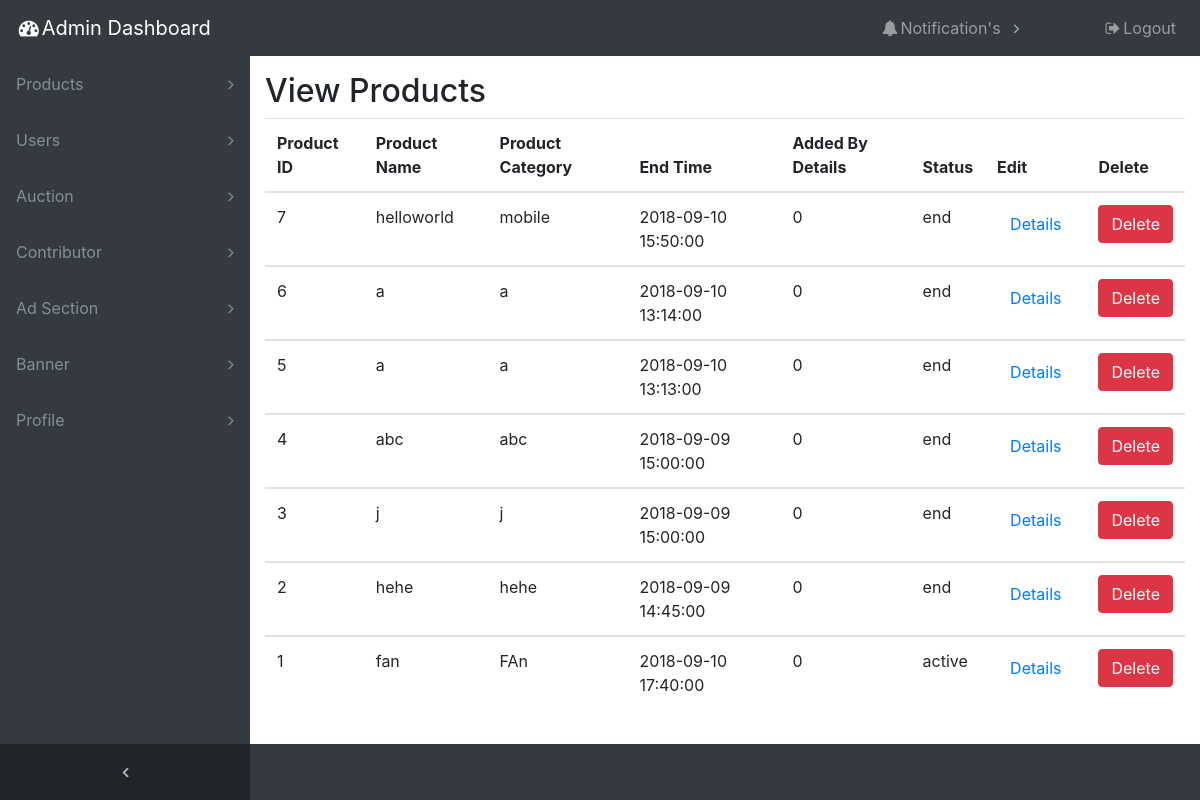
Screenshot of /cpanel/admin/product/viewproduct.php (signed in) with the database file from the repository.
### tables this page shows
CREATE TABLE `products` (
  `product_id` int(11) NOT NULL,
  `product_name` varchar(255) NOT NULL,
  `product_category` varchar(25) NOT NULL,
  `product_features` varchar(50000) NOT NULL,
  `market_price` varchar(255) NOT NULL,
  `minbid` varchar(25) NOT NULL,
  `end_time` datetime DEFAULT NULL,
  `product_image` varchar(255) NOT NULL,
  `added_by` int(11) NOT NULL,
  `product_status` varchar(255) NOT NULL,
  `winner` int(11) DEFAULT NULL
);

### cpanel/admin/product/viewproduct.php (the view, shortened to what this page needs)
<?php
  $query = "select * from products order by product_id DESC ";
  $result = mysqli_query($conn, $query);
  $products = mysqli_fetch_all($result, MYSQLI_ASSOC);
?>
<?php include '../inc/header.php'; ?>
<?php include '../inc/navigation.php'; ?>
<div class="content-wrapper">
    <div class="container-fluid">
      <h2>View Products</h2>
      <form action="deleteproduct.php" method="POST">
         <table class="table">
           <thead>
             <tr>
               <th>Product ID</th>
               <th>Product Name</th>
               <th>Product Category</th>
               <th>End Time</th>
               <th>Added By Details</th>
               <th>Status</th>
			   <th>Edit</th>
               <th>Delete</th>
             </tr>
           </thead>
           <?php foreach($products as $product): ?>
            <tbody>
              <tr>
                <td><?php echo $product['product_id']; ?></td>
                <td><?php echo $product['product_name']; ?></td>
                <td><?php echo $product['product_category']; ?></td>
                <td><?php echo $product['end_time']; ?></td>
                <td><?php echo $product['added_by']; ?></td>
				<td><?php echo $product['product_status']; ?></td>
                <td><a href="/aayopayo/cpanel/admin/product/updateproduct.php?product_id=<?php echo $product['product_id']; ?>" class ="btn btn-default">Details</a></td>
                <td><button type="submit" name="btn_delete" class="btn btn-danger" value="<?php echo $product['product_id']; ?>">Delete</button></td>
              </tr>
            </tbody>
          <?php endforeach; ?>
         </table>
        </form>
    </div>
  </div>
  <?php include '../inc/footer.php'; ?>

### cpanel/admin/inc/style.css (style rules this page uses)
html { position: relative; min-height: 100%; }
body { overflow-x: hidden; background-color:#5d8aa8; }
body.sticky-footer { margin-bottom: 56px; }
body.sticky-footer .content-wrapper { min-height: calc(100vh - 56px - 56px) }
body.fixed-nav { padding-top: 56px; }
.content-wrapper { min-height: calc(100vh - 56px); padding-top: 1rem; }
.content-wrapper { overflow-x: hidden; background: white; }
@media (min-width: 992px) { .content-wrapper { margin-left: 250px; } }

### rows the page displays
products: product_id "7", product_name "helloworld", product_category "mobile", end_time "2018-09-10 15:50:00", added_by "0", product_status "end"
products: product_id "6", product_name "a", product_category "a", end_time "2018-09-10 13:14:00", added_by "0", product_status "end"
products: product_id "5", product_name "a", product_category "a", end_time "2018-09-10 13:13:00", added_by "0", product_status "end"
products: product_id "4", product_name "abc", product_category "abc", end_time "2018-09-09 15:00:00", added_by "0", product_status "end"
products: product_id "3", product_name "j", product_category "j", end_time "2018-09-09 15:00:00", added_by "0", product_status "end"
products: product_id "2", product_name "hehe", product_category "hehe", end_time "2018-09-09 14:45:00", added_by "0", product_status "end"
products: product_id "1", product_name "fan", product_category "FAn", end_time "2018-09-10 17:40:00", added_by "0", product_status "active"
